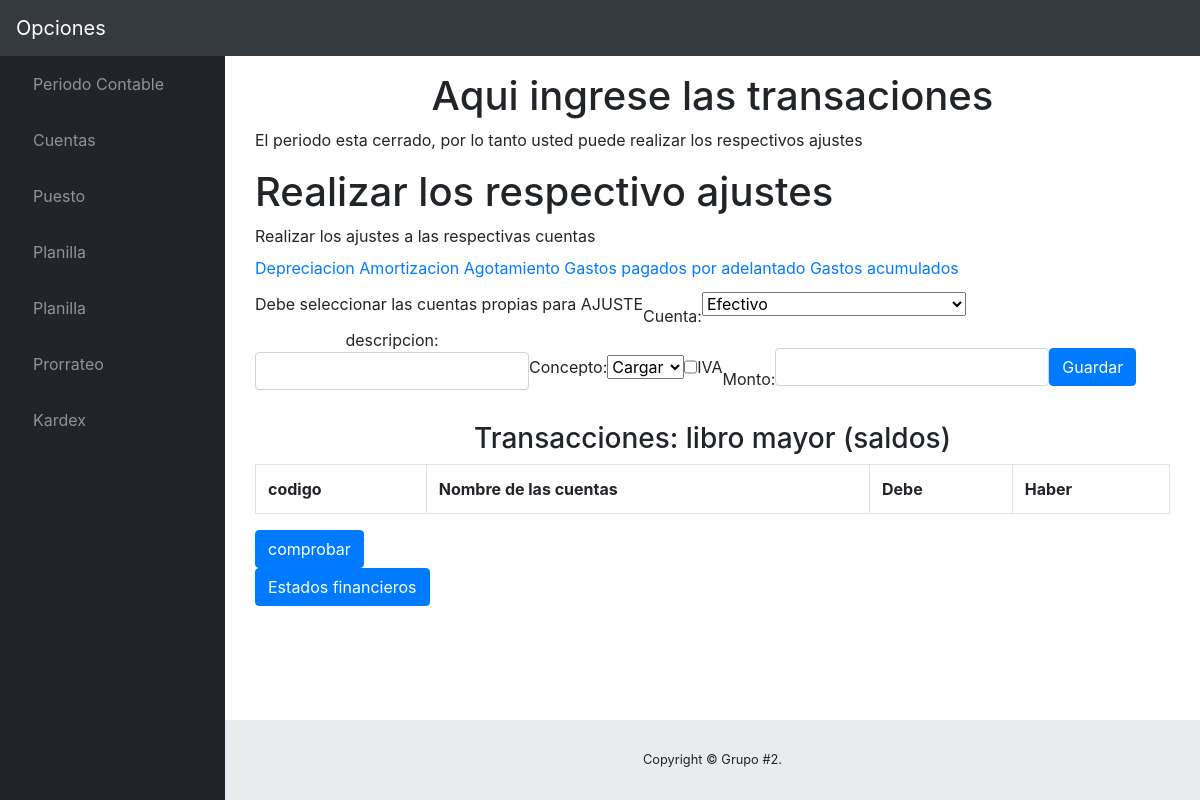
/2/reg_transaccion/, run on an earlier commit of the app's database.
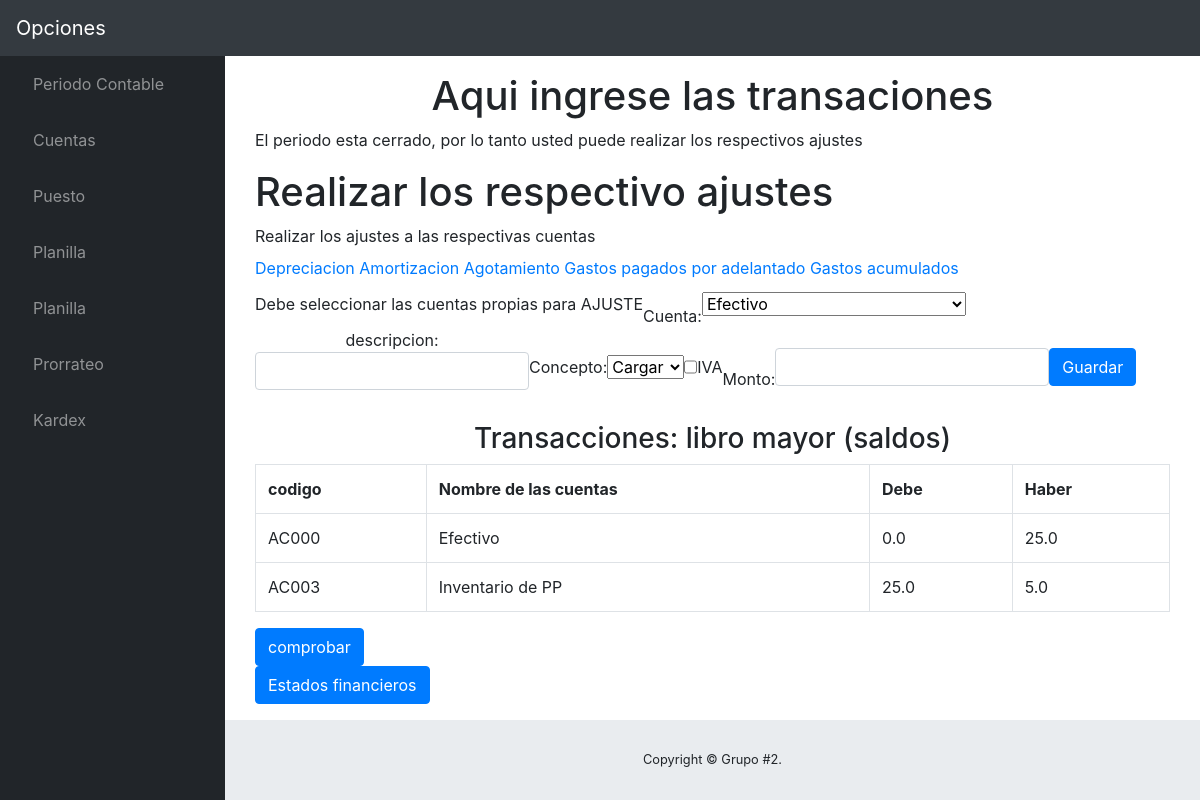
And on a later commit of the database.
### contable/models.py (models this page shows, shortened)
class LibroMayor(models.Model):
	cuenta = models.CharField(max_length=100)
	codCuenta=models.CharField(max_length=10)
	saldoDeudor = models.FloatField()
	saldoAcreedor = models.FloatField()
	estado = models.BooleanField(default=True)
	periodo = models.ForeignKey(PeriodoContable, on_delete=models.CASCADE)
	saldo =models.FloatField(default=0.00)
	class Meta:
		verbose_name='LibroMayor'
		verbose_name_plural='LibroMayor'

### contable/views.py (the view)
# urls.py: url(r'^(?P<periodo_id>[0-9]+)/reg_transaccion/$',reg_transaccion, name='reg_transaccion'),#Registro de transacciones
def reg_transaccion(request, periodo_id):
	template=loader.get_template('Main/reg_transaccion.html')
	periodo = get_object_or_404(PeriodoContable,pk=periodo_id)
	cuentas = Cuenta.objects.exclude(codigo_cuenta__contains='ACO') #Excluimos las ordenes de fabricacion
	LibroMayor1= periodo.libromayor_set.all()
	text =''
	if request.method =='POST':
		action = request.POST.get('action')
		check=request.POST.get('check')
		if action == 'insert':
			cuenta = get_object_or_404(Cuenta,pk= request.POST.get('cuenta'))
			try:
				libro = LibroMayor1.get(cuenta=cuenta.nom_cuenta)
				monto = request.POST.get('monto')
				concepto = request.POST.get('concepto')
				IVA=request.POST.get('IVA')
				diario =Diario()
				diario.mayor= libro
				diario.codCuenta = cuenta.codigo_cuenta
				diario.descripcion=request.POST.get('descripcion')
				diario.fecha=date.today()
				diario.concepto=concepto
				if concepto =='cargar':
					diario.debe=float(monto)
					diario.haber=0
					diario.save()
					libro.saldoDeudor = libro.saldoDeudor+float(monto)
					libro.save()
					if check:
						libro.saldoDeudor=(float(monto)*0.13)+libro.saldoDeudor
						libro.save()
				else :
					diario.haber=float(monto)
					diario.debe=0
					diario.save()
					libro.saldoAcreedor =libro.saldoAcreedor+float(monto)
					libro.save()
					if check:
						libro.saldoAcreedor=(float(monto)*0.13)+libro.saldoAcreedor
						libro.save()
			except (KeyError, LibroMayor.DoesNotExist):
				libro1 = LibroMayor()
				monto = request.POST.get('monto')
				concepto = request.POST.get('concepto')
				IVA=request.POST.get('IVA')
				libro1.periodo=periodo
				libro1.cuenta=cuenta.nom_cuenta
				libro1.codCuenta=cuenta.codigo_cuenta
				libro1.saldoDeudor=0
				libro1.saldoAcreedor=0
				libro1.estado=True
				libro1.save()
				diario =Diario()
				diario.mayor= libro1
				diario.codCuenta = cuenta.codigo_cuenta
				diario.descripcion=request.POST.get('descripcion')
				diario.fecha=date.today()
				diario.concepto=concepto
				if concepto =='cargar':
					diario.debe=monto
					diario.haber=0
					libro1.saldoDeudor =libro1.saldoDeudor + float(monto)
					libro1.save()
					if check:
						libro1.saldoDeudor=(float(monto)*0.13)+libro1.saldoDeudor
						libro1.save()
				else :
					diario.haber=monto
					diario.debe=0
					libro1.saldoAcreedor = libro1.saldoAcreedor +float(monto)
					libro1.save()
					if check:
						libro1.saldoAcreedor=(float(monto)*0.13)+libro1.saldoAcreedor
						libro1.save()
				diario.save()
		elif action =='comprobar':
			salDebe=0
			salHaber=0
			for p in periodo.libromayor_set.all():
				salDebe += p.saldoDeudor
				salHaber += p.saldoAcreedor
			if salHaber == salDebe :
				text='comprobado saldo deudor igual al acreedor, no se si estara bien pero esa honda te cuadra XD'
			elif salDebe > salHaber :
				text ='saldo deudor mayor al acreedor, esto no cuadra'
			elif salDebe <salHaber :
				text='saldo deudor menor al saldo acreedor, esto tampoco cuadra'
		elif action=='ajuste' :
			pass
		elif action =='estados':
			pass
	lib = periodo.libromayor_set.all()
	libros = LibroMayor.objects.all()
	return HttpResponse(template.render({'periodo':periodo, 'cuentas':cuentas, 'lib':lib,'libros':libros,'text':text}, request))

### contable/templates/Main/reg_transaccion.html (shortened to what the changed rows need)
{% extends "Base/base.html" %}
{% block Contenido %}
<section class="container">
<h1 class="text-center">Aqui ingrese las transaciones</h1>
	{% if periodo.activo %}
	<p>
		<a href="" class="btn btn-primary" data-toggle="modal" data-target="#newTransaccion"><i class="fas fa-plus"></i>Nueva Transaccion</a>
		<button class="btn btn-primary" onclick="mostrar('LM')"><i class="fas fa-address-card"></i>Libro mayor</button>
		<button class="btn btn-primary" onclick="mostrar('LD')"><i class="fas fa-address-card"></i>Libro diario</button>
	</p>
    <div class="modal fade" id="newTransaccion" tabindex="-1" role="dialog" aria-labelledby="exampleModalLabel" aria-hidden="true">
        <div class="modal-dialog" role="document">
            <div class="modal-content">
                <div class="modal-header">
                    <h5 class="modal-title" id="exampleModalLabel">Nueva transaccion</h5>
                    <button type="button" class="close" data-dismiss="modal" aria-label="Close">
                        <span aria-hidden="true">&times;</span>
                    </button>
                </div>
                <div class="modal-body">
					<form action="" method="POST">
						<div class="form-group form-inline">
							{% csrf_token %}
							<input type="hidden" name="action" id="action" value="insert">
							<div class="row">
								<div class="col-sm-12">
									<div class="form-group">
										<label class="col-sm-4">Cuenta:</label>
										<select class="form-control col-sm-8" name="cuenta" id="cuenta" required="" ><br>
											<option value="">seleccione</option>
										{% for cuenta in cuentas %}
											<option value="{{cuenta.id}}">{{cuenta.nom_cuenta}}</option>
										{% endfor %}
										</select>
									</div><br>
									<div class="form-group">
										<label class="col-sm-4">descripcion:</label>
										<input type="text" name="descripcion" class="form-control col-sm-8" id="descripcion" required="">
									</div><br>
									<div class="form-group">
										<label class="col-sm-4">Concepto:</label>
										<select name="concepto" class="form-control col-sm-8" id="concepto" required="" >
											<option value="">seleccione</option>
											<option value="cargar">Cargar</option>
											<option value="abonar">Abonar</option>
										</select>
									</div><br>
									<div class="form-group">
										<label class="col-sm-4">IVA</label>
										<input type="checkbox" name="check" id="check" value="IVA" class="form-control col-sm-1">
									</div><br>
									<div class="form-group">
										<label class="col-sm-4">Monto:</label>
										<input type="number" name="monto" id="monto" required="" class="form-control col-sm-8"><br>
									</div>
									<input type="submit" value="Guardar" class="btn btn-primary">
								</div>
							</div>
						</div>
					</form>
                </div>
                <div class="modal-footer">
                    <button type="button"
                        class="btn btn-fill btn-danger btn-wd btn-sm" data-dismiss="modal">Cerrar</button>
                </div>
            </div>
        </div>
    </div>
	{% else %}
	<h1>Realizar los respectivo ajustes</h1>
	<label>Realizar los ajustes a las respectivas cuentas</label><br>
	{% endif %}
	<div id="LM">
		<table class="table table-bordered table-hover">
			<thead><h3 class="text-center">Transacciones: libro mayor (saldos)</h3> </thead>
			<tr>
				<th>codigo</th>
				<th>Nombre de las cuentas</th>
				<th>Debe</th>
				<th>Haber</th>
			</tr>
			{% for libro in periodo.libromayor_set.all %}
			<tr>
				<td> {{libro.codCuenta}} </td>
				<td> {{libro.cuenta}} </td>
				<td> {{libro.saldoDeudor}} </td>
				<td> {{libro.saldoAcreedor}} </td>
			</tr>
			{% endfor %}
		</table>
	</div>
</section>
{% endblock Contenido %}

What changed in the data, as far as the page shows it:
added LibroMayor: codCuenta "AC000", cuenta "Efectivo", saldoDeudor "0.0", saldoAcreedor "25.0"
added LibroMayor: codCuenta "AC003", cuenta "Inventario de PP", saldoDeudor "25.0", saldoAcreedor "5.0"
